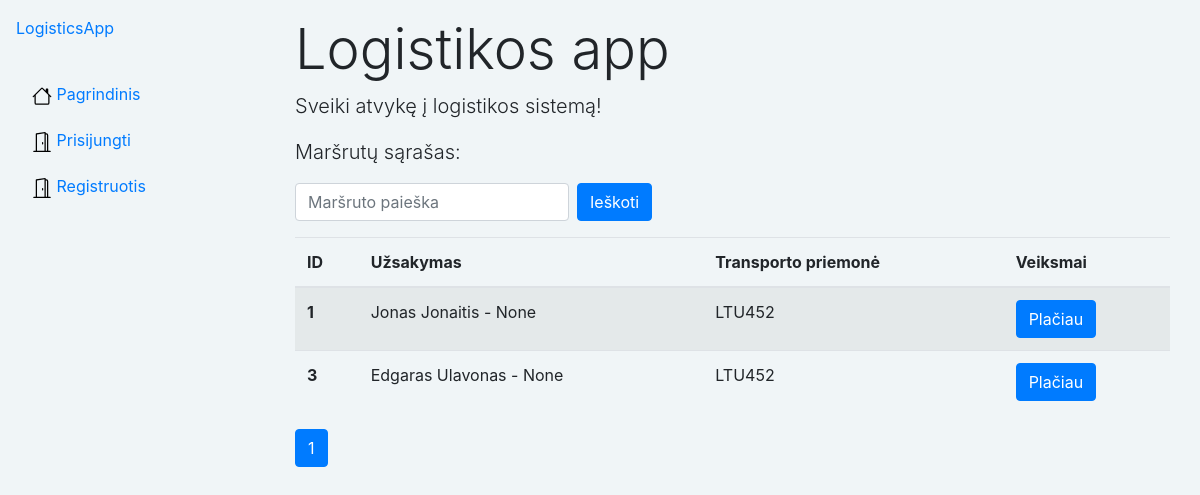
/logistics/routes/, run on an earlier commit of the app's database.
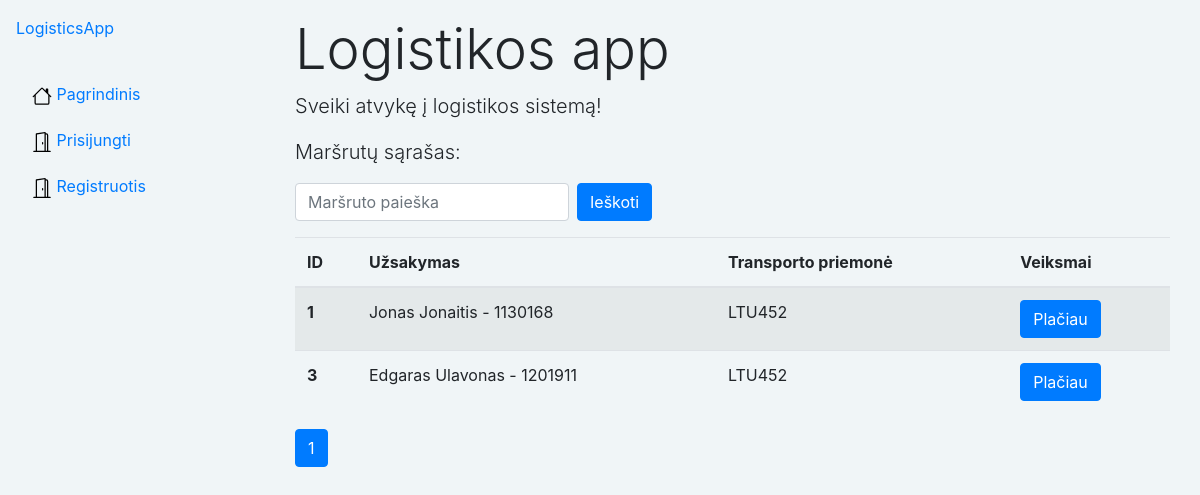
And on a later commit of the database.
### logistics/models.py (models this page shows, shortened)
class Route(models.Model):
    order = models.ForeignKey('Order', on_delete=models.SET_NULL, null=True)
    vehicle = models.ForeignKey('Vehicle', on_delete=models.SET_NULL, null=True)
    departure = models.DateField(help_text='Įveskite išvykimo datą', null=True, blank=True)
    arrival = models.DateField(help_text='Įveskite atvykimo datą', null=True, blank=True)
    warehouse = models.ForeignKey('Warehouse', on_delete=models.SET_NULL, null=True)

class Order(models.Model):
    customer = models.ForeignKey('Customer', on_delete=models.SET_NULL, null=True)
    order_date = models.DateField('Užsakymo data',  null=True, blank=True)
    order_code = models.CharField(max_length=10, unique=True, editable=False, null=True)
    user = models.ForeignKey(User, on_delete=models.SET_NULL, null=True, blank=True)
    ORDER_STATUS = (
        ('a', 'Administruojama'),
        ('v', 'Vykdomas'),
        ('b', 'Baigtas'),
        ('c', 'Atšauktas'),  # pakeistas 'a' į 'c', kad būtų unikalus
    )
    status = models.CharField(
        max_length=1,
        choices=ORDER_STATUS,
        blank=True,
        default='a',
        help_text='Statusas',
    )
    driver = models.ForeignKey('Driver', on_delete=models.SET_NULL, null=True)
    product = models.ForeignKey('Product', on_delete=models.SET_NULL, null=True)
    quantity = models.IntegerField('Kiekis', help_text='Įveskite produkto kiekį', default=0, null=False)
    warehouse = models.ForeignKey('Warehouse', on_delete=models.SET_NULL, null=True)
    """Gaunama bendra produkto suma"""
    def __str__(self):
        return (f'{self.customer} - {self.order_code}')

class Customer(models.Model):
    name = models.CharField('Vardas Pavarde', max_length=80, help_text='Įveskite užsakovo vardą ir pavardę')
    email = models.CharField('El.Paštas', max_length=100, unique=True, help_text='Įveskite el. paštą')
    location = models.CharField('Adresas', max_length=100, help_text='Įveskite adresą')
    phone_number = models.CharField('Tel.Nr', max_length=25, help_text='Įveskite Tel.Nr.')
    user = models.ForeignKey(User, on_delete=models.SET_NULL, null=True, blank=True)
    def __str__(self):
        return self.name

class Vehicle(models.Model):
    type = models.CharField('Transporto tipas', max_length=80, help_text='Įveskite transporto priemonės tipą')
    make = models.CharField('Gamintojas', max_length=50, help_text='Įveskite transporto priemonės gamintoją', blank=True, null=True)
    model = models.CharField('Modelis', max_length=50, help_text='Įveskite transporto priemonės modelį', blank=True, null=True)
    year = models.PositiveIntegerField('Metai', help_text='Įveskite transporto priemonės gamybos metus', blank=True, null=True)
    plate_number = models.CharField('Valstybinis nr.', max_length=20, help_text='Įveskite valstybinį numerį')
    VEHICLE_STATUS = (
        ('a', 'Administruojama'),
        ('l', 'Laisva'),
        ('u', 'Užimta')
    )
    status = models.CharField(
        max_length=1,
        choices=VEHICLE_STATUS,
        blank=True,
        default='a',
        help_text='Statusas',
    )

### logistics/views.py (the view)
# urls.py: path('routes/', views.routes, name='routes'),
def routes(request):
    all_routes = Route.objects.all()
    query = request.GET.get('q')
    if query:
        search_routes = Route.objects.filter(
            Q(order__customer__name__icontains=query) |
            Q(vehicle__plate_number__icontains=query)
        )
        all_routes = search_routes
    page = request.GET.get('page', 1)
    paginator = Paginator(all_routes, 5)
    try:
        all_routes = paginator.page(page)
    except PageNotAnInteger:
        all_routes = paginator.page(1)
    except EmptyPage:
        all_routes = paginator.page(paginator.num_pages)
    context = {
        'all_routes': all_routes
    }
    return render(request, 'routes/routes.html', context=context)

### logistics/templatetags/custom_pagination.py (called while the page is built)
@register.inclusion_tag('pagination_template.html')
def show_pagination_links(queryset, parameter_name='page'):
    return {'current_list': queryset, 'parameter_name': parameter_name}

### templates/routes/routes.html (shortened to what this page needs)
{% extends "base.html" %}
{% load custom_pagination %}
{% block content %}
<div class="container mt-3">
    <h1 class="display-4">Logistikos app</h1>
    <p class="lead">Sveiki atvykę į logistikos sistemą!</p>
    <p class="lead">Maršrutų sąrašas:</p>
    <div class="d-flex justify-content-between">
        <form method="get" class="form-inline my-2 my-lg-0">
            <input class="form-control mr-sm-2" type="search" placeholder="Maršruto paieška" aria-label="Search"
                   name="q"
                   value="{{ request.GET.q }}">
            <button class="btn btn-primary my-2 my-sm-0" type="submit">Ieškoti</button>
        </form>
    </div>
    <div class="mt-3">
        {% if all_routes %}
        <table class="table table-striped">
            <thead>
            <tr>
                <th scope="col">ID</th>
                <th scope="col">Užsakymas</th>
                <th scope="col">Transporto priemonė</th>
                <th scope="col">Veiksmai</th>
            </tr>
            </thead>
            <tbody>
            {% for route in all_routes %}
            <tr>
                <th scope="row">{{ route.id }}</th>
                <td>{{ route.order }}</td>
                <td>{{ route.vehicle.plate_number }}</td>
                <td>
                    <a href="{% url 'route' route.id %}" class="btn btn-primary">Plačiau</a>
                </td>
            </tr>
            {% endfor %}
            </tbody>
        </table>
        {% show_pagination_links all_routes %}
        {% else %}
        <p>Nerasta jokių rezultatų pagal paiešką.</p>
        {% endif %}
    </div>
</div>
{% endblock %}

What changed in the data, as far as the page shows it:
changed through a linked row, Route id 1: order "Jonas Jonaitis - None" → "Jonas Jonaitis - 1130168"
changed through a linked row, Route id 3: order "Edgaras Ulavonas - None" → "Edgaras Ulavonas - 1201911"
